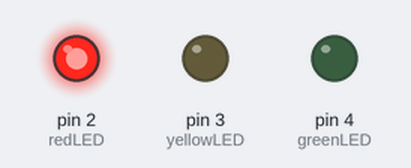
Simulated run of this sketch. Board: Arduino Uno, built with avr-gcc and run on an emulated ATmega328P. Parts: output pins drawn as LEDs (lit = HIGH).

Above: at 5.0 s.
At 15.0 s:
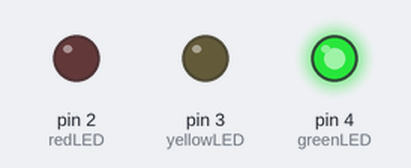
At 21.0 s:
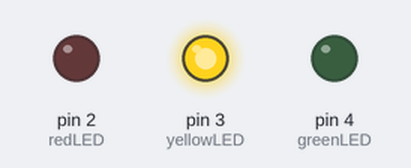
Timing chart, 0 to 28.6 s (numbered marks = the images above):
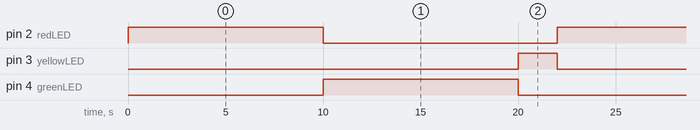

The sketch:

Traffic-Light.ino
```cpp
int redLED = 2;    // Red LED connected to digital pin 2
int yellowLED = 3; // Yellow LED connected to digital pin 3
int greenLED = 4;   // Green LED connected to digital pin 4

void setup()
{
  pinMode(redLED, OUTPUT);     // set the redLED pin as an output
  pinMode(yellowLED, OUTPUT);  // set the yellowLED pin as an output
  pinMode(greenLED, OUTPUT);   // set the greenLED pin as an output
}

void loop()
{
  digitalWrite(redLED, HIGH);  // turn on the red LED
  delay(10000);                // wait for 10 seconds
  digitalWrite(redLED, LOW);   // turn off the red LED

  digitalWrite(greenLED, HIGH);// turn on the green LED
  delay(10000);                // wait for 10 seconds
  digitalWrite(greenLED, LOW); // turn off the green LED

  digitalWrite(yellowLED, HIGH);// turn on the yellow LED
  delay(2000);                 // wait for 2 seconds
  digitalWrite(yellowLED, LOW);// turn off the yellow LED

}
```

Measured:
- by itself, pin 2 (redLED), pin 4 (greenLED): alternates HIGH for 10.0 s and LOW for 12.0 s
- by itself, pin 3 (yellowLED): alternates HIGH for 2.0 s and LOW for 20.0 s
- by itself, everything shown: repeats every 22.0 s, in 4 steps
